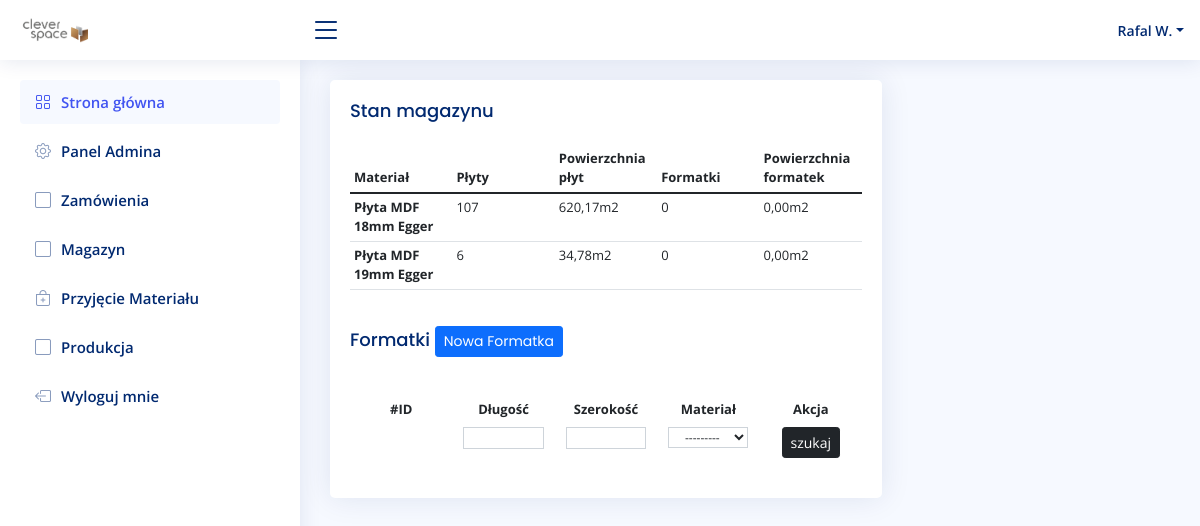
Before: /stock/ (signed in) with the older database file.
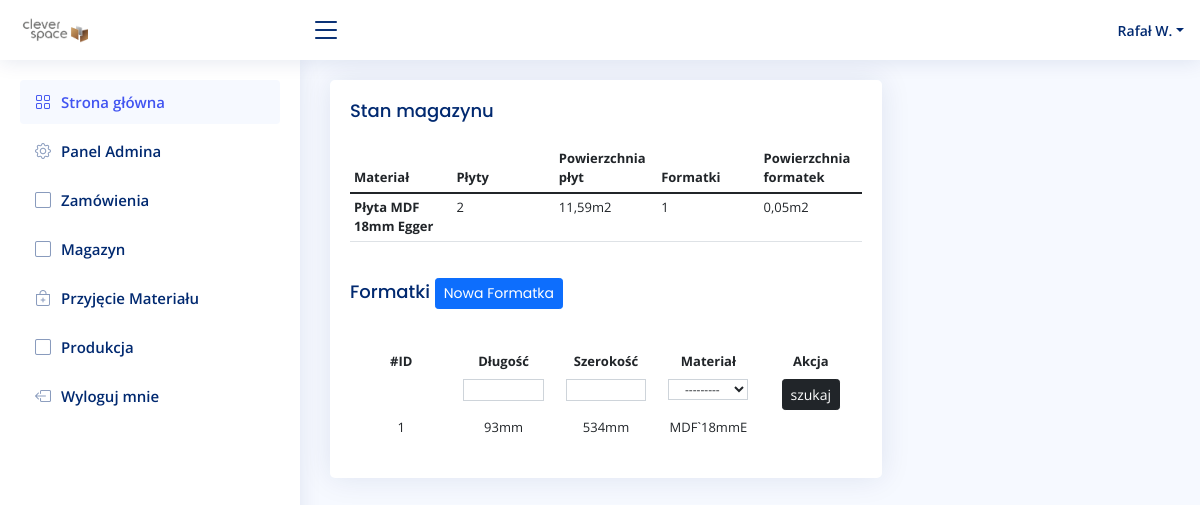
After: the same page with the newer database file.
### account/models.py (models this page shows, shortened)
class UserBase(AbstractBaseUser, PermissionsMixin):
    email = models.EmailField(unique=True)
    first_name = models.CharField(max_length=150, blank=True)
    last_name = models.CharField(max_length=150, blank=True)
    phone_number = models.CharField(max_length=15, blank=True)
    postcode = models.CharField(max_length=12, blank=True)
    address_line_1 = models.CharField(max_length=150, blank=True)
    address_line_2 = models.CharField(max_length=150, blank=True)
    town_city = models.CharField(max_length=150, blank=True)
    is_active = models.BooleanField(default=True)
    is_staff = models.BooleanField(default=False)
    created = models.DateTimeField(auto_now_add=True)
    updated = models.DateTimeField(auto_now=True)
    objects = CustomAccountManager()
    USERNAME_FIELD = 'email'
    REQUIRED_FIELDS = ['first_name', 'last_name']
    class Meta:
        verbose_name = "Konto"
        verbose_name_plural = "Konta"

### order/models.py (models this page shows)
class Material(models.Model):
    short_name = models.CharField(max_length=255, blank=False, null=True)
    name = models.CharField(max_length=255, blank=False, null=True)
    quantity = models.SmallIntegerField(default=0, blank=False, null=True)
    material_area = models.DecimalField(default=Decimal('5.796'), decimal_places=4, blank=False, max_digits=10)
    class Meta:
        verbose_name = "materiał"
        verbose_name_plural = "materiały"
    def __str__(self):
        return self.short_name
    def caluclate_material(self):
        return self.quantity * self.material_area
    def caluclate_area(self):
        material = Material.objects.get(short_name=self.short_name)
        total_area = 0
        for stock in material.stocks.all():
            result = stock.length * stock.width / 1000000
            total_area += result
        return total_area

### stock/models.py (models this page shows, shortened)
class Stock(models.Model):
    length = IntegerRangeField(min_value=50, max_value=2800, null=True)
    width = IntegerRangeField(min_value=50, max_value=2070, null=True)
    material = models.ForeignKey(Material, null=False, on_delete=models.CASCADE, related_name="stocks")

### stock/views.py (the view)
# urls.py: path('', staff_member_required(views.StockView.as_view()), name='stock'),
class StockView(ListView):
    model = Stock
    template_name = 'stock/home.html'
    def get_context_data(self, **kwargs):
        context = super().get_context_data(**kwargs)
        context.update({
            'filter': StockFilter(self.request.GET,
                                  queryset=self.get_queryset()),
            'materials': Material.objects.all().order_by('name'),
            'cutters': Cutter.objects.all().order_by('-name'),
            })
        return context

### stock/templates/stock/home.html (shortened to what this page needs)
{% extends 'main.html' %}
{% load static %}
{% block content %}
<div class="row">
  <div class="col-sm-8">
    <div class="card recent-sales">
      <div class="card-body">
        <h5 class="card-title">Stan magazynu </h5>
        <table class="table table-hover table-sm text-left" style="text-align: left">
          <thead>
            <tr>
              <th scope="col">Materiał</th>
              <th scope="col">Płyty</th>
              <th scope="col">Powierzchnia płyt</th>
              <th scope="col">Formatki</th>
              <th scope="col">Powierzchnia formatek</th>
            </tr>
          </thead>
          <tbody>
            {% for material in materials %}
            <tr>
              <th scope="col">{{ material.name }}</th>
              <td scope="col">{{ material.quantity }}</td>
              <td scope="col">{{ material.caluclate_material|floatformat:2 }}m2</td>
              <td scope="col">{{ material.stocks.count }}</td>
              <td scope="col">{{ material.caluclate_area|floatformat:2 }}m2</td>
            </tr>
            {% endfor %}
         </tbody>
       </table>
        <h5 class="card-title">Formatki <a href="{% url 'create-stock' %}"><button class="btn btn-primary btn-sm">Nowa Formatka</button></a></h5>
       <div class="dataTable-top"></div>
       <div class="table-responsive">
        <table class="table table-borderless table-hover table-sm">
          {% include 'stock/search.html' %}
          <thead>
            <tr>
              <th scope="col">#ID</th>
              <th scope="col">Długość</th>
              <th scope="col">Szerokość</th>
              <th scope="col">Materiał</th>
              <th scope="col">Akcja</th>
            </tr>
          </thead>
          <tbody>
            {% for stock in filter.qs %}
            <tr>
              <td scope="row">{{ stock.id }}</td>
              <td>{{ stock.length }}mm</td>
              <td>{{ stock.width }}mm</td>
              {% if stock.length == 0 %}
              <td><p>------</p></td>
              {% else %}
              <td>{{ stock.material }}</td>
              {% endif %}
              <td>
              </td>
            </tr>
            {% endfor %}
          </tbody>
        </table>
      </div>
      </div>
    </div>
  </div>
</div>
{% endblock %}

### templates/main.html (shortened to what this page needs)
{% load static %}
<!DOCTYPE html>
<html lang="en">
<head>
  <link href="{% static 'assets/vendor/bootstrap/css/bootstrap.min.css' %}" rel="stylesheet">
  <link href="{% static 'assets/vendor/bootstrap-icons/bootstrap-icons.css' %}" rel="stylesheet">
  <link href="{% static 'assets/vendor/boxicons/css/boxicons.min.css' %}" rel="stylesheet">
  <link href="{% static 'assets/vendor/quill/quill.snow.css' %}" rel="stylesheet">
  <link href="{% static 'assets/vendor/quill/quill.bubble.css' %}" rel="stylesheet">
  <link href="{% static 'assets/vendor/remixicon/remixicon.css' %}" rel="stylesheet">
  <link href="{% static 'assets/vendor/simple-datatables/style.css' %}" rel="stylesheet">
  <link href="{% static 'assets/css/style.css' %}" rel="stylesheet">
</head>
<body>
  {% include "navbar.html" %}
  <main id="main" class="main">
  {% block content %}
  {% endblock %}
</main>
</body>
</html>

### templates/navbar.html (shortened to what this page needs)
  {% load static %}
  <header id="header" class="header fixed-top d-flex align-items-center">
    <div class="d-flex align-items-center justify-content-between">
      <a href="{% url 'home' %}" class="logo d-flex align-items-center">
        <img src="{% static 'assets/img/logo.png' %}" alt="">
      </a>
      <i class="bi bi-list toggle-sidebar-btn"></i>
    </div>
    <nav class="header-nav ms-auto">
      <ul class="d-flex align-items-center">
        <li class="nav-item dropdown pe-3">
          <a class="nav-link nav-profile d-flex align-items-center pe-0" href="#" data-bs-toggle="dropdown">
            <span class="d-none d-md-block dropdown-toggle ps-2">{{ user.first_name }} {{ user.last_name.0 }}.</span>
          </a>
            </li>
          </ul>
    </nav>
  </header>
  <aside id="sidebar" class="sidebar">
    <ul class="sidebar-nav" id="sidebar-nav">
      <li class="nav-item">
        <a class="nav-link " href="{% url 'home' %}">
          <i class="bi bi-grid"></i>
          <span>Strona główna</span>
        </a>
      </li>
      {% if user.is_superuser %}
      <li class="nav-item">
        <a class="nav-link collapsed" href="{% url 'admin:index' %}">
          <i class="bi bi-gear"></i>
          <span>Panel Admina</span>
        </a>
      </li>
      {% endif %}
      {% if user.is_staff %}
      <li class="nav-item">
        <a class="nav-link collapsed" href="{% url 'home-orders' %}">
          <i class="bi bi-square"></i>
          <span>Zamówienia</span>
        </a>
      </li>
      <li class="nav-item">
        <a class="nav-link collapsed" href="{% url 'stock' %}">
          <i class="bi bi-square"></i>
          <span>Magazyn</span>
        </a>
      </li>
      <li class="nav-item">
        <a class="nav-link collapsed" href="{% url 'grn' %}">
          <i class="bi bi-bag-plus"></i>
          <span>Przyjęcie Materiału</span>
        </a>
      </li>
      <li class="nav-item">
        <a class="nav-link collapsed" href="{% url 'home-production' %}">
          <i class="bi bi-square"></i>
          <span>Produkcja</span>
        </a>
      </li>
      {% endif %}
      <li class="nav-item">
        <a class="nav-link collapsed" href="{% url 'logout' %}">
          <i class="bi bi-box-arrow-left"></i>
          <span>Wyloguj mnie</span>
        </a>
      </li>
    </ul>
  </aside>

### stock/templates/stock/search.html
<form method="GET" class="row" >{% csrf_token %}
 <td>
 </td>
 <td>
  {{ filter.form.length }}
</td>
<td>
  {{ filter.form.width }}
</td>
{% if request.resolver_match.view_name == 'stock' %}
<td>
  {{ filter.form.material }}
</td>
{% else %}
<td>
</td>
{% endif %}
<td>
  <button class="btn btn-dark btn-sm" type="submit">szukaj</button>
</td>
</form>

### static/assets/css/style.css (style rules this page uses)
:root { scroll-behavior: smooth; }
body { font-family: "Open Sans", sans-serif; background: #f6f9ff; color: #444444; }
a { color: #4154f1; text-decoration: none; }
h1, h2, h3, h4, h5, h6 { font-family: "Nunito", sans-serif; }
#main { margin-top: 60px; padding: 20px 30px; transition: all 0.3s; }
.card { margin-bottom: 30px; border: none; border-radius: 5px; box-shadow: 0px 0 30px rgba(1, 41, 112, 0.1); overflow: hidden; }
.card-title { padding: 20px 0 15px 0; font-size: 18px; font-weight: 500; color: #012970; font-family: "Poppins", sans-serif; }
.card-body { padding: 0 20px 20px 20px; }
.logo { line-height: 1; }
@media (min-width: 1200px) { .logo { width: 280px; } }
.logo img { max-height: 26px; margin-right: 6px; }
.header { transition: all 0.5s; z-index: 997; height: 60px; box-shadow: 0px 2px 20px rgba(1, 41, 112, 0.1); background-color: #fff; padding-left: 20px; }
.header .toggle-sidebar-btn { font-size: 32px; padding-left: 10px; cursor: pointer; color: #012970; }
.header-nav ul { list-style: none; }
.header-nav > ul { margin: 0; padding: 0; }
.header-nav .nav-profile { color: #012970; }
.header-nav .nav-profile span { font-size: 14px; font-weight: 600; }
.sidebar { position: fixed; top: 60px; left: 0; bottom: 0; width: 300px; z-index: 996; transition: all 0.3s; padding: 20px; overflow-y: auto; scrollbar-width: thin; scrollbar-color: #aab7cf transparent; box-shadow: 0px 0px 20px rgba(1, 41, 112, 0.1); background-color: #fff; }
@media (min-width: 1200px) { #main, #footer { margin-left: 300px; } }
.sidebar-nav { padding: 0; margin: 0; list-style: none; }
.sidebar-nav li { padding: 0; margin: 0; list-style: none; }
.sidebar-nav .nav-item { margin-bottom: 5px; }
.sidebar-nav .nav-link { display: flex; align-items: center; font-size: 15px; font-weight: 600; color: #4154f1; transition: 0.3; background: #f6f9ff; padding: 10px 15px; border-radius: 4px; }
.sidebar-nav .nav-link i { font-size: 16px; margin-right: 10px; color: #4154f1; }
.sidebar-nav .nav-link.collapsed { color: #012970; background: #fff; }
.sidebar-nav .nav-link.collapsed i { color: #899bbd; }
.table { text-align: center; font-size: small; }
table { table-layout: fixed; word-wrap: break-word; }
table input, select { width: 85%; font-size: 12px; font-weight: 400; line-height: 1.5; color: #212529; background-color: #fff; background-clip: padding-box; border: 1px solid #ced4da; text-align: center; }

Changed rows visible on the page:
removed Material: name "Płyta MDF 19mm Egger", quantity "6", caluclate_material "34,78", stocks.count "0", caluclate_area "0,00"
changed UserBase: first_name "Rafal" → "Rafał"
changed Material "Płyta MDF 18mm Egger": quantity "107" → "2"; caluclate_material "620,17" → "11,59"; stocks.count "0" → "1"; caluclate_area "0,00" → "0,05"
added Stock: id "1", length "93", width "534", material "MDF`18mmE"
